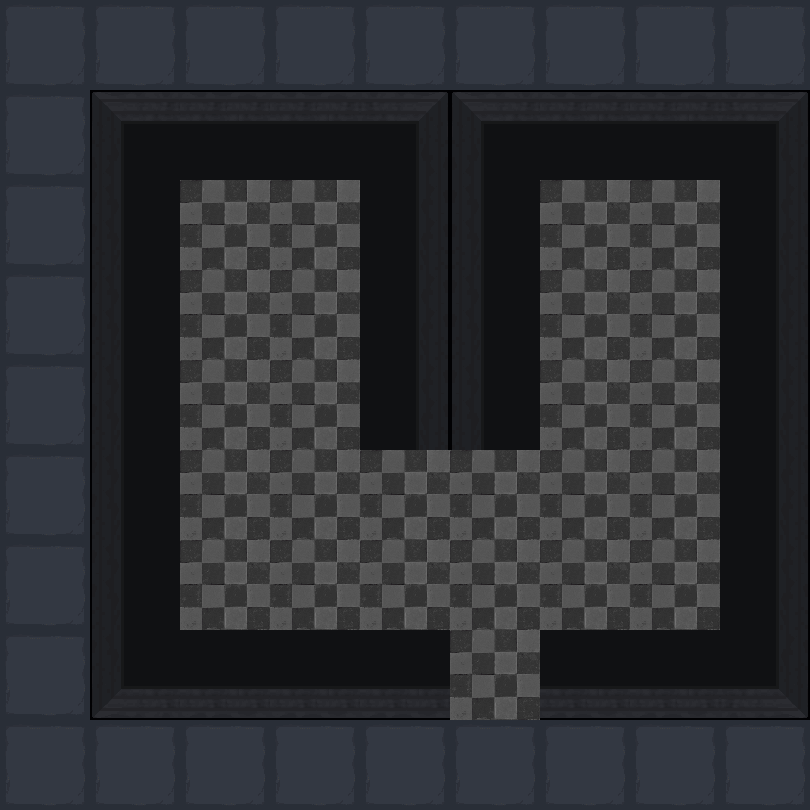

A 2D game scene composited from a Tiled map and its tileset images. What follows is a short description and the map's XML, with each tile layer's data collapsed to a summary:
An orthogonal 9x9 tile map with 90x90 px tiles, 2 tile layers (地形, 障碍) and 26 objects (23x map, bed, spring, door).

<map version="1.5" tiledversion="1.7.2" orientation="orthogonal" renderorder="right-down" width="9" height="9" tilewidth="90" tileheight="90" infinite="0" nextlayerid="4" nextobjectid="33">
 <tileset firstgid="1" name="1" tilewidth="90" tileheight="90" tilecount="100" columns="10">
  <image source="1.png" trans="ff00ff" width="900" height="900" />
 </tileset>
 <layer id="1" name="地形" width="9" height="9">
  <data>[81 cells, 81 non-empty, 2 distinct tile ids]</data>
 </layer>
 <layer id="2" name="障碍" width="9" height="9">
  <data>[81 cells, 31 non-empty, 8 distinct tile ids]</data>
 </layer>
 <objectgroup id="3" name="对象">
  <object id="1" name="bed" x="180" y="180" width="90" height="90" />
  <object id="2" name="map" x="180" y="450" width="90" height="90" />
  <object id="4" name="map" x="180" y="360" width="90" height="90" />
  <object id="5" name="map" x="180" y="270" width="90" height="90" />
  <object id="7" name="map" x="270" y="270" width="90" height="90" />
  <object id="8" name="map" x="270" y="180" width="90" height="90" />
  <object id="9" name="map" x="540" y="180" width="90" height="90" />
  <object id="10" name="map" x="630" y="180" width="90" height="90" />
  <object id="11" name="map" x="540" y="270" width="90" height="90" />
  <object id="12" name="map" x="630" y="270" width="90" height="90" />
  <object id="16" name="map" x="180" y="540" width="90" height="90" />
  <object id="17" name="map" x="270" y="360" width="90" height="90" />
  <object id="18" name="map" x="270" y="450" width="90" height="90" />
  <object id="19" name="map" x="360" y="450" width="90" height="90" />
  <object id="20" name="map" x="450" y="450" width="90" height="90" />
  <object id="21" name="map" x="540" y="450" width="90" height="90" />
  <object id="22" name="map" x="630" y="540" width="90" height="90" />
  <object id="23" name="map" x="630" y="450" width="90" height="90" />
  <object id="24" name="map" x="630" y="360" width="90" height="90" />
  <object id="25" name="map" x="540" y="360" width="90" height="90" />
  <object id="27" name="map" x="450" y="540" width="90" height="90">
   <properties>
    <property name="weapon" type="int" value="1" />
   </properties>
  </object>
  <object id="28" name="map" x="540" y="540" width="90" height="90">
   <properties>
    <property name="weapon" type="int" value="2" />
   </properties>
  </object>
  <object id="29" name="map" x="360" y="540" width="90" height="90">
   <properties>
    <property name="weapon" type="int" value="3" />
   </properties>
  </object>
  <object id="30" name="map" x="270" y="540" width="90" height="90">
   <properties>
    <property name="weapon" type="int" value="4" />
   </properties>
  </object>
  <object id="31" name="spring" x="630" y="0" width="90" height="90">
   <properties>
    <property name="direction" value="3" />
   </properties>
  </object>
  <object id="32" name="door" x="450" y="630" width="90" height="90">
   <properties>
    <property name="LorR" type="int" value="1" />
    <property name="motion" type="int" value="4" />
    <property name="rotate" type="int" value="0" />
   </properties>
  </object>
 </objectgroup>
</map>
